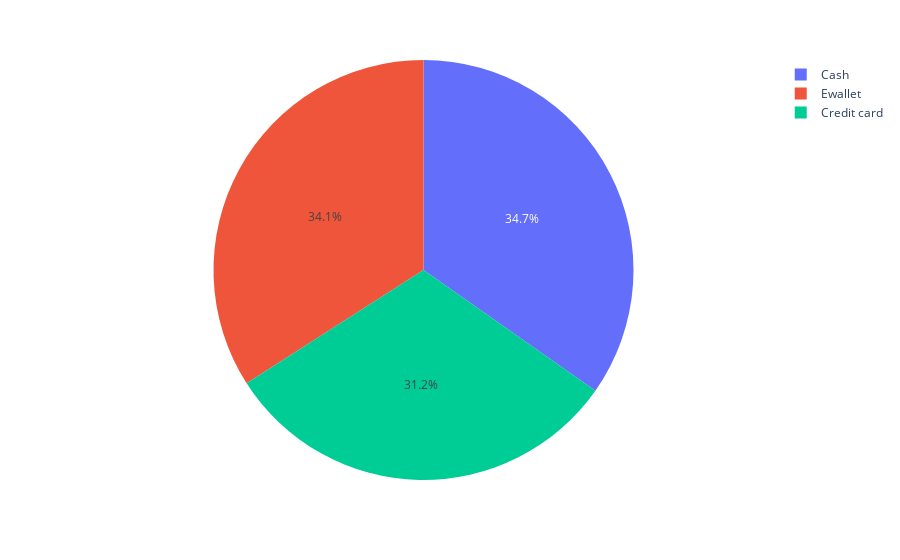

Notebook source saved alongside this figure:
### Markdown cell above
#### Relation of payment methods and total sum of purchases

### Code cell
fig = px.pie(sales, names='Payment', values='Total')
fig.show()

### Figure 1 — Plotly figure (JSON) as saved in the notebook; plotly's stock layout.template omitted (floating-point values rounded to 4 significant figures; data arrays with more than 128 entries replaced by an {"elided": "..."} marker saying what was removed)
{"data": [{"domain": {"x": [0, 1], "y": [0, 1]}, "hovertemplate": "Payment=%{label}<br>Total=%{value}<extra></extra>", "labels": {"elided": "1000 str values"}, "legendgroup": "", "name": "", "showlegend": true, "type": "pie", "values": {"elided": "1000 float values"}}], "layout": {"legend": {"tracegroupgap": 0}, "margin": {"t": 60}}}
